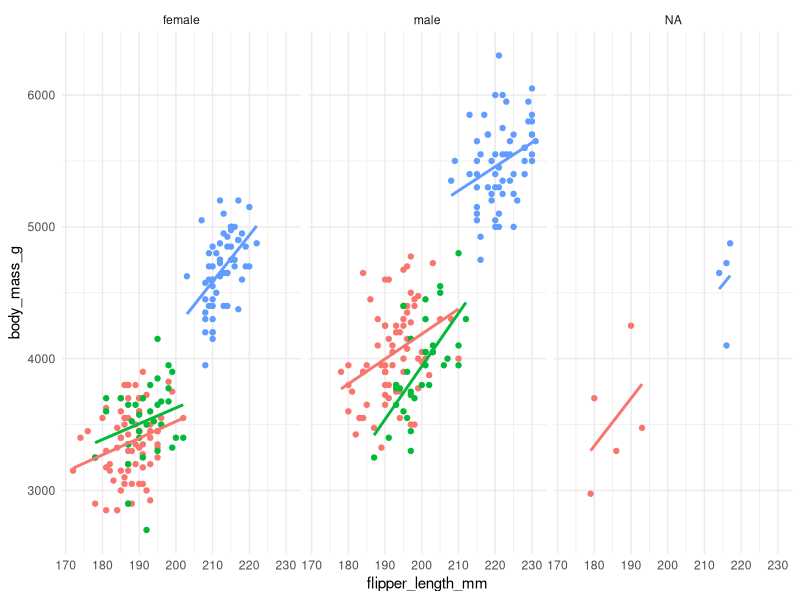
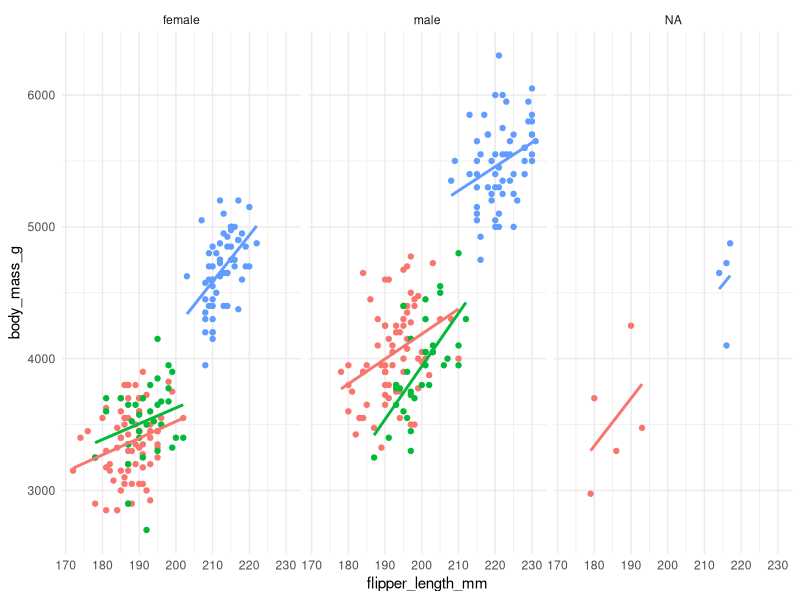

Generate these figures, in order, with R:

            library(ggplot2)
            library(palmerpenguins)
            built_answer <- tryCatch(
                {
                    set.seed(42)
                    ggplot(penguins, aes(x = flipper_length_mm, y = body_mass_g, colour = species)) + geom_point() + geom_smooth(method = "lm", se = FALSE) + facet_wrap(~ sex) + theme_minimal() + theme(legend.position = "none")
                    suppressWarnings(
                        if (!file.exists("/sandbox/figures/flipper-length_body-mass_scatter_smooth_facet_sex_legend_off_answer.png")) {
                            ggsave(
                                width = 3,
                                height = 3,
                                "/sandbox/figures/flipper-length_body-mass_scatter_smooth_facet_sex_legend_off_answer.png"
                            )
                        }
                    )
                    suppressWarnings(
                        ggplot_build(last_plot())
                    )
                },
                error = function(e) {
                    'ERROR'
                }
            )
            built_submission <- tryCatch(
                {
                    set.seed(42)
                    library(palmerpenguins)
library(ggplot2)

ggplot(penguins, aes(x = flipper_length_mm, y = body_mass_g, color = species)) +
  geom_point() +
  geom_smooth(method = "lm", se = FALSE) +
  facet_wrap(~ sex) +
  theme_minimal() +
  theme(legend.position = "none")
                    suppressWarnings(
                        ggsave(
                            width = 3,
                            height = 3,
                            "figures/flipper-length_body-mass_scatter_smooth_facet_sex_legend_off_submission_llama.png"
                        )
                    )
                    suppressWarnings(
                        ggplot_build(last_plot())
                    )
                },
                error = function(e) {
                    'ERROR'
                }
            )
            cat(isTRUE(all.equal(built_answer, built_submission)))
        
